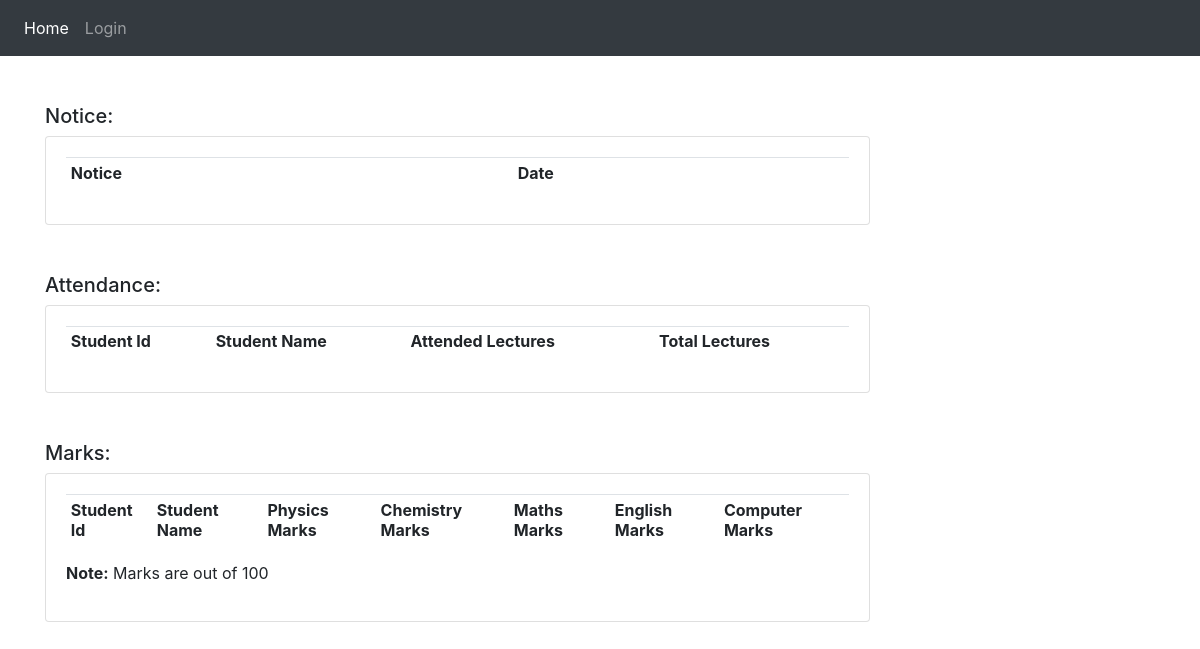
/, run on an earlier commit of the app's database.
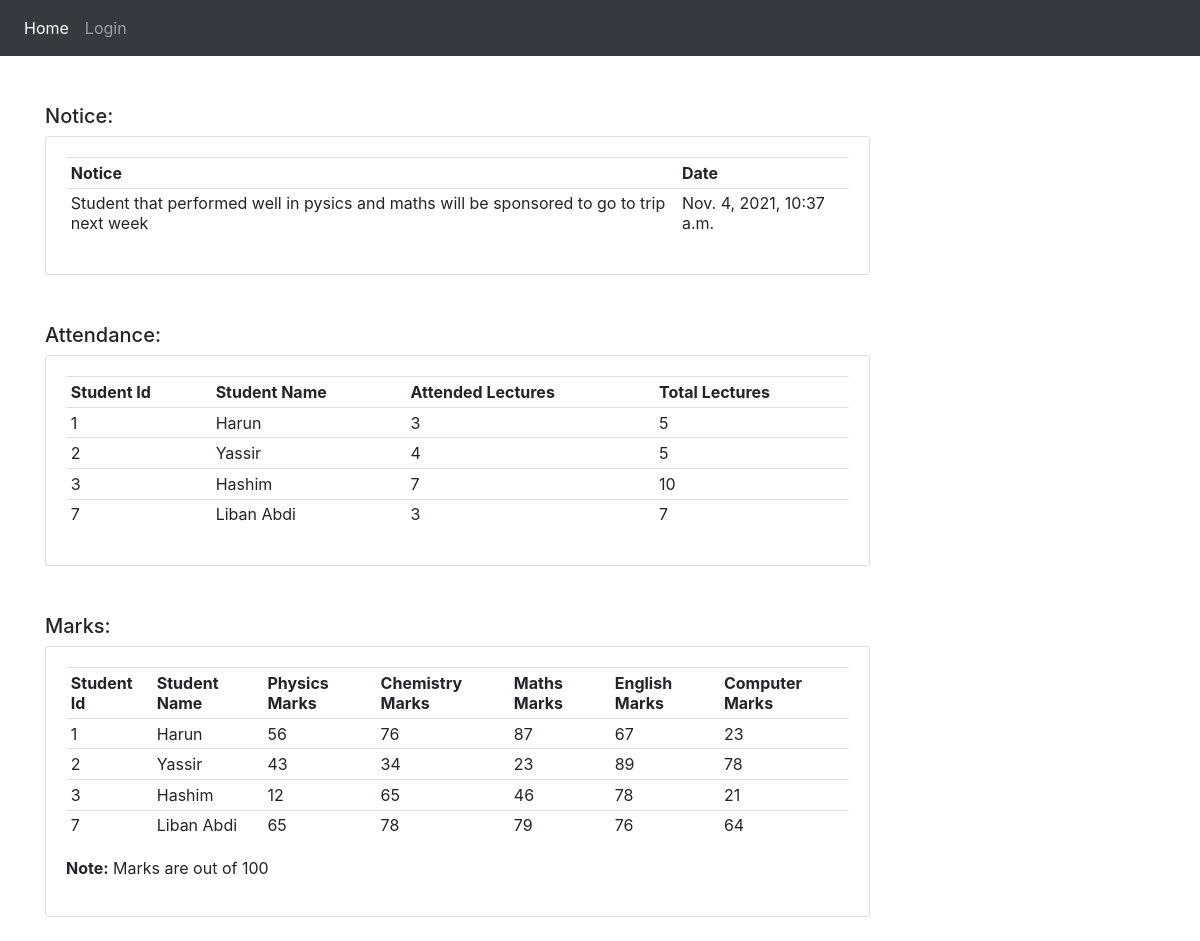
And on a later commit of the database.
### app/models.py (models this page shows, shortened)
class Notice(models.Model):
    Message = models.CharField(max_length=200,null=True)
    date_created = models.DateTimeField(auto_now_add=True)

class Attendance(models.Model):
    StudentName = models.CharField(max_length=200,null=True)
    StudentId  = models.CharField(max_length=50,null=True)
    LecturesAttended = models.IntegerField(null=True)
    TotalLectures  = models.IntegerField(null=True)

class Marks(models.Model):
    StudentName = models.CharField(max_length=200,null=True)
    StudentId  = models.CharField(max_length=50,null=True)
    PhysicsMarks = models.IntegerField(null=True)
    ChemistryMarks  = models.IntegerField(null=True)
    MathsMarks  = models.IntegerField(null=True)
    EnglishMarks  = models.IntegerField(null=True)
    ComputerMarks  = models.IntegerField(null=True)

### app/views.py (the view)
# urls.py: 2. Add a URL to urlpatterns:  path('', views.home, name='home')
def home(request):
    notice = Notice.objects.all()
    attendance = Attendance.objects.all()
    marks = Marks.objects.all()
    context = {
        'notice':notice,
        'marks':marks,
        'attendance':attendance,
    }
    return render(request,'app/home.html',context)

### app/templates/app/home.html
{% extends 'app/Links.html' %}
{% block content %}
<div class="container ">
    <br><br>
<div class="row">
    <div class="col-md-9">
        <h5>Notice:</h5>
        <div class="card card-body">
            <table class="table table-sm">
                <tr>
                    <th>Notice</th>
                    <th>Date</th>
                </tr>
                {% for n in notice %}
                <tr>
                    <td>{{n.Message}} </td>
                    <td>{{n.date_created}} </td>
                </tr>
                {% endfor %}
            </table>
        </div>
    </div>
</div>
<br><br>
<div class="row">
    <div class="col-md-9">
        <h5>Attendance:</h5>
        <div class="card card-body">
            <table class="table table-sm">
                <tr>
                    <th>Student Id</th>
                    <th>Student Name</th>
                    <th>Attended Lectures</th>
                    <th>Total Lectures</th>
                </tr>
                {% for a in attendance %}
                <tr>
                    <td>{{a.StudentId}} </td>
                    <td>{{a.StudentName}} </td>
                    <td>{{a.LecturesAttended}} </td>
                    <td> {{a.TotalLectures}} </td>
                </tr>
                {% endfor %}
            </table>
        </div>
    </div>
</div>
<br><br>
<div class="row">
    <div class="col-md-9">
        <h5>Marks:</h5>
        <div class="card card-body">
            <table class="table table-sm">
                <tr>
                    <th>Student Id</th>
                    <th>Student Name</th>
                    <th>Physics Marks</th>
                    <th>Chemistry Marks</th>
                    <th>Maths Marks</th>
                    <th>English Marks</th>
                    <th>Computer Marks</th>
                </tr>
                {% for m in marks %}
                <tr>
                    <td>{{m.StudentId}} </td>
                    <td>{{m.StudentName}} </td>
                    <td>{{m.PhysicsMarks}} </td>
                    <td>{{m.ChemistryMarks}} </td>
                    <td>{{m.MathsMarks}} </td>
                    <td>{{m.EnglishMarks}} </td>
                    <td>{{m.ComputerMarks}} </td>
                </tr>
                {% endfor %}
            </table>
            <p> <b>Note:</b> Marks are out of 100</p>
        </div>
    </div>
</div>
{% endblock %}

What changed in the data, as far as the page shows it:
added Notice: Message "Student that performed well in pysics and maths will be sponsored to go to trip next week", date_created "Nov. 4, 2021, 10:37 a.m."
added Attendance: StudentId "1", StudentName "Harun", LecturesAttended "3", TotalLectures "5"
added Attendance: StudentId "2", StudentName "Yassir", LecturesAttended "4", TotalLectures "5"
added Attendance: StudentId "3", StudentName "Hashim", LecturesAttended "7", TotalLectures "10"
added Attendance: StudentId "7", StudentName "Liban Abdi", LecturesAttended "3", TotalLectures "7"
added Marks: StudentId "1", StudentName "Harun", PhysicsMarks "56", ChemistryMarks "76", MathsMarks "87", EnglishMarks "67", ComputerMarks "23"
added Marks: StudentId "2", StudentName "Yassir", PhysicsMarks "43", ChemistryMarks "34", MathsMarks "23", EnglishMarks "89", ComputerMarks "78"
added Marks: StudentId "3", StudentName "Hashim", PhysicsMarks "12", ChemistryMarks "65", MathsMarks "46", EnglishMarks "78", ComputerMarks "21"
added Marks: StudentId "7", StudentName "Liban Abdi", PhysicsMarks "65", ChemistryMarks "78", MathsMarks "79", EnglishMarks "76", ComputerMarks "64"
